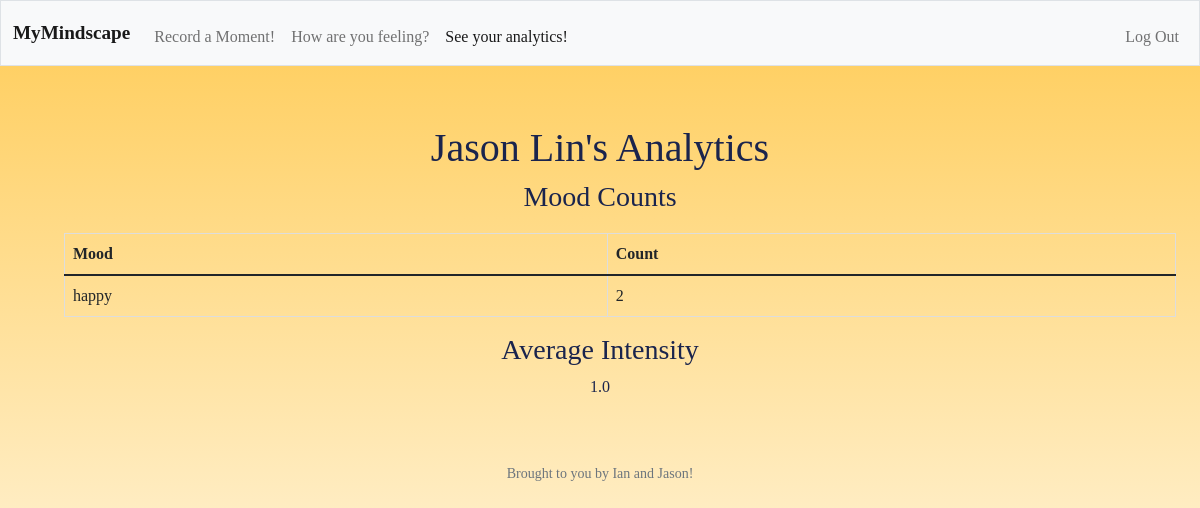
/analytics (signed in), run on the app's committed database.
### tables this page shows
CREATE TABLE User (
    user_id INTEGER PRIMARY KEY,
    username VARCHAR(50) UNIQUE NOT NULL,
    password VARCHAR(100) NOT NULL,
    name TEXT NOT NULL,
    email VARCHAR(255) NOT NULL);

CREATE TABLE mood (
    id INT PRIMARY KEY,
    user_id INT NOT NULL,
    mood TEXT NOT NULL,
    intensity INT NOT NULL,
    date DATE NOT NULL);

### app.py (the view)
@app.route('/analytics')
@login_required
def analytics():
    try:
        mood_data = db.execute("SELECT mood, intensity FROM mood WHERE user_id = ?", (session['user_id'],))
    except Exception as e:
        print(f"Error retrieving mood data: {e}")
        mood_data = []
    mood_counts = {}
    total_intensity = 0
    total_moods = 0
    for entry in mood_data:
        mood = entry['mood']
        intensity = entry['intensity']
        mood_counts[mood] = mood_counts.get(mood, 0) + 1
        total_intensity += intensity
        total_moods += 1
    average_intensity = total_intensity / total_moods if total_moods > 0 else 0
    user_data = db.execute("SELECT name FROM User WHERE user_id = ?", session["user_id"])
    name = user_data[0]['name'] if user_data and user_data[0]['name'] else "Name Not Found"
    return render_template('analytics.html', mood_counts=mood_counts, average_intensity=average_intensity, name=name)

### app.py (called while the page is built)
@app.after_request
def after_request(response):
    response.headers["Cache-Control"] = "no-cache, no-store, must-revalidate"
    response.headers["Expires"] = 0
    response.headers["Pragma"] = "no-cache"
    return response

### helpers.py (called while the page is built)
def login_required(f):
    @wraps(f)
    def decorated_function(*args, **kwargs):
        if 'user_id' not in session:
            return redirect(url_for('login'))
        return f(*args, **kwargs)
    return decorated_function

### templates/analytics.html (shortened to what this page needs)
{% extends "layout.html" %}
{% block main %}
    <div class="container">
        <div class="col-md-12">
            <h1>{{ name }}'s Analytics</h1>
        <h3>Mood Counts</h3>
        <table class="table">
            <thead>
                <tr>
                    <th>Mood</th>
                    <th>Count</th>
                </tr>
            </thead>
            <tbody>
                {% for mood, count in mood_counts.items() %}
                    <tr>
                        <td>{{ mood }}</td>
                        <td>{{ count }}</td>
                    </tr>
                {% endfor %}
            </tbody>
        </table>
        <h3>Average Intensity</h3>
        <p>{{ average_intensity }}</p>
    </div>
{% endblock %}

### static/style.css (style rules this page uses)
body { background: linear-gradient(to bottom, #ffcc57, #ffffff); background-size: cover; display: flex; height: 100vh; justify-content: center; flex-direction: column; font-family: Georgia, 'Times New Roman', Times, serif; color:#1a244d; }
h1 { position: relative; margin-top: 5%; }
table { border-collapse: collapse; width: 50%; margin: 20px; }
th, td { border: 1px solid #dddddd; text-align: left; padding: 8px; }
th { background-color: #f2f2f2; }

### data on the page
User: name "Jason Lin"
mood: mood "happy", count "2"

### other printed values
{{ average_intensity }} "1.0"
